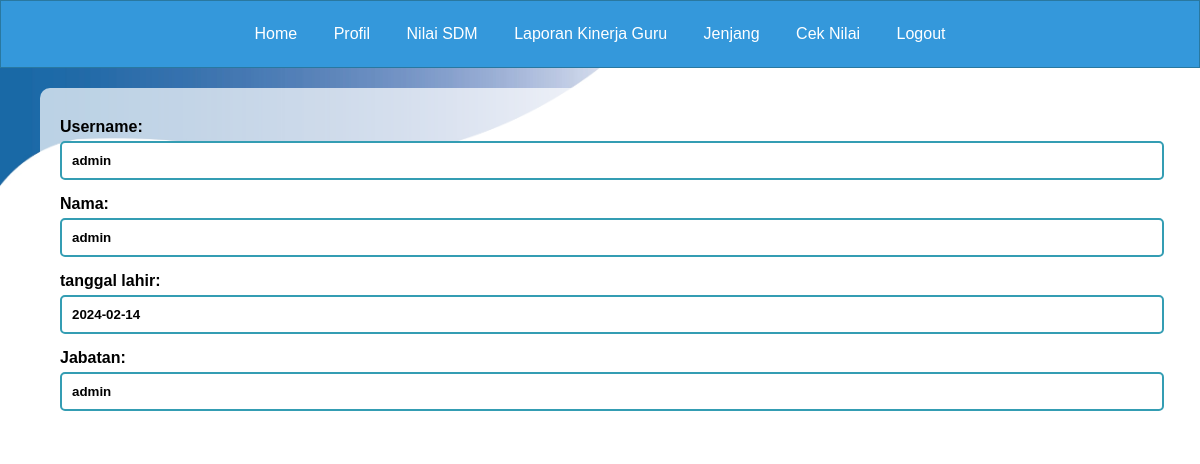
The app's page /page_profil_sdm.php (signed in) with its own data.
### tables this page shows
CREATE TABLE `tabel_jabatan` (
  `id` int(11) NOT NULL,
  `nama` varchar(255) NOT NULL,
  `tgl_lahir` date NOT NULL,
  `username` varchar(100) NOT NULL,
  `password` varchar(100) NOT NULL,
  `jabatan` enum('pendidikan','kepsek','sdm','guru','admin') DEFAULT NULL,
  `jenjang` varchar(10) NOT NULL,
  `angkatan` int(11) DEFAULT NULL,
  `Kode_id` int(10) DEFAULT NULL
);

### page_profil_sdm.php (the view, shortened to what this page needs)
<?php
include "koneksi.php";
?>
<!DOCTYPE html>
<html lang="en">
<head>
</head>
<body>
<div class="navbar-sdm">
        <a href="page_sdm.php">Home</a>
        <a href="page_profil_sdm.php">Profil</a>
        <a href="page_beri_nilai_sdm.php">Nilai SDM</a>
        <a href="page_laporan_kinerja_guru_sdm.php">Laporan Kinerja Guru</a>
        <a href="page_jenjang_sdm.php">Jenjang</a>
        <a href="page_nilaisemua_sdm.php">Cek Nilai </a>
        <a href="logout.php">Logout</a>
    </div>
    <div class="container">
        <?php
        $data = mysqli_query($koneksi, "SELECT * from tabel_jabatan where username='$_SESSION[username]';");
        while ($d = mysqli_fetch_array($data)) {
        ?>
            <div>
                <label> Username: </label>
                <input type="text" value="<?php echo $_SESSION['username'] ?>" readonly>
            </div>
            <div>
                <label> Nama: </label>
                <input type="text" value="<?php echo $d['nama']; ?>" readonly>
            </div>
            <div>
                <label> tanggal lahir: </label>
                <input type="text" value="<?php echo $d['tgl_lahir']; ?>" readonly>
            </div>
            <div>
                <label> Jabatan: </label>
                <input type="text" value="<?php echo $d['jabatan']; ?>" readonly>
            </div>
        <?php
        }
        ?>
    </div>
</body>
</html>

### page_profil_sdm.php (style rules this page uses)
html, body { height: 100%; margin: 0; padding: 0; background: url('bgnusput.jpg') no-repeat center center fixed; background-size: 100% 100%; background-position: center center; font-family: Arial, sans-serif; }
.navbar-sdm { background-color: #3498db; border: 1px solid #2978a0; padding: 10px 0; text-align: center; }
.navbar-sdm a { display: inline-block; color: white; text-align: center; padding: 14px 16px; text-decoration: none; }
.container { background-color: rgba(255, 255, 255, 0.7); border-radius: 10px; padding: 20px; margin: 20px auto; width: 90%; text-align: left; }
.container label { font-weight: bold; color: black; }
.container input { width: 100%; padding: 10px; margin: 5px 0; border: 2px solid #349DB3; border-radius: 5px; font-weight: bold; }
.container div { margin-top: 10px; }

### records on screen
tabel_jabatan: nama "admin", tgl_lahir "2024-02-14", jabatan "admin"
